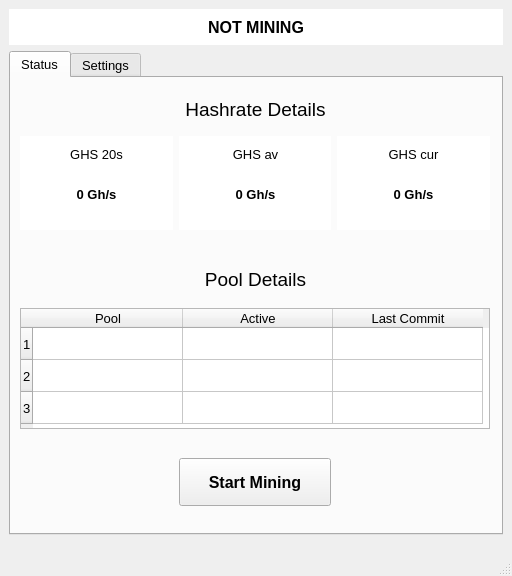
<?xml version="1.0" encoding="UTF-8"?>
<ui version="4.0">
 <class>MainWindow</class>
 <widget class="QMainWindow" name="MainWindow">
  <property name="geometry">
   <rect>
    <x>0</x>
    <y>0</y>
    <width>512</width>
    <height>576</height>
   </rect>
  </property>
  <property name="sizePolicy">
   <sizepolicy hsizetype="Fixed" vsizetype="Fixed">
    <horstretch>0</horstretch>
    <verstretch>0</verstretch>
   </sizepolicy>
  </property>
  <property name="minimumSize">
   <size>
    <width>512</width>
    <height>576</height>
   </size>
  </property>
  <property name="maximumSize">
   <size>
    <width>512</width>
    <height>576</height>
   </size>
  </property>
  <property name="font">
   <font>
    <pointsize>10</pointsize>
   </font>
  </property>
  <property name="windowTitle">
   <string>Avalon Miner</string>
  </property>
  <widget class="QWidget" name="centralWidget">
   <widget class="QTabWidget" name="tabWidget">
    <property name="geometry">
     <rect>
      <x>9</x>
      <y>51</y>
      <width>494</width>
      <height>484</height>
     </rect>
    </property>
    <property name="currentIndex">
     <number>0</number>
    </property>
    <widget class="QWidget" name="tab_status">
     <attribute name="title">
      <string>Status</string>
     </attribute>
     <widget class="QLabel" name="label_hashrate">
      <property name="geometry">
       <rect>
        <x>149</x>
        <y>20</y>
        <width>191</width>
        <height>23</height>
       </rect>
      </property>
      <property name="font">
       <font>
        <pointsize>14</pointsize>
        <weight>50</weight>
        <bold>false</bold>
       </font>
      </property>
      <property name="text">
       <string>Hashrate Details</string>
      </property>
      <property name="alignment">
       <set>Qt::AlignCenter</set>
      </property>
     </widget>
     <widget class="QLabel" name="label_pool">
      <property name="geometry">
       <rect>
        <x>149</x>
        <y>190</y>
        <width>191</width>
        <height>23</height>
       </rect>
      </property>
      <property name="font">
       <font>
        <pointsize>14</pointsize>
        <weight>50</weight>
        <bold>false</bold>
       </font>
      </property>
      <property name="text">
       <string>Pool Details</string>
      </property>
      <property name="alignment">
       <set>Qt::AlignCenter</set>
      </property>
     </widget>
     <widget class="QTableWidget" name="tableWidget">
      <property name="enabled">
       <bool>true</bool>
      </property>
      <property name="geometry">
       <rect>
        <x>9</x>
        <y>230</y>
        <width>470</width>
        <height>121</height>
       </rect>
      </property>
      <property name="font">
       <font>
        <pointsize>10</pointsize>
       </font>
      </property>
      <property name="verticalScrollBarPolicy">
       <enum>Qt::ScrollBarAlwaysOff</enum>
      </property>
      <property name="horizontalScrollBarPolicy">
       <enum>Qt::ScrollBarAlwaysOff</enum>
      </property>
      <property name="autoScroll">
       <bool>false</bool>
      </property>
      <property name="editTriggers">
       <set>QAbstractItemView::NoEditTriggers</set>
      </property>
      <property name="tabKeyNavigation">
       <bool>false</bool>
      </property>
      <property name="showDropIndicator" stdset="0">
       <bool>false</bool>
      </property>
      <property name="dragDropOverwriteMode">
       <bool>false</bool>
      </property>
      <property name="selectionMode">
       <enum>QAbstractItemView::NoSelection</enum>
      </property>
      <property name="cornerButtonEnabled">
       <bool>false</bool>
      </property>
      <attribute name="horizontalHeaderCascadingSectionResizes">
       <bool>false</bool>
      </attribute>
      <attribute name="horizontalHeaderDefaultSectionSize">
       <number>150</number>
      </attribute>
      <attribute name="verticalHeaderDefaultSectionSize">
       <number>32</number>
      </attribute>
      <row>
       <property name="text">
        <string>1</string>
       </property>
      </row>
      <row>
       <property name="text">
        <string>2</string>
       </property>
      </row>
      <row>
       <property name="text">
        <string>3</string>
       </property>
      </row>
      <column>
       <property name="text">
        <string>Pool</string>
       </property>
      </column>
      <column>
       <property name="text">
        <string>Active</string>
       </property>
      </column>
      <column>
       <property name="text">
        <string>Last Commit</string>
       </property>
      </column>
     </widget>
     <widget class="QPushButton" name="pushButton_start">
      <property name="geometry">
       <rect>
        <x>168</x>
        <y>380</y>
        <width>152</width>
        <height>48</height>
       </rect>
      </property>
      <property name="minimumSize">
       <size>
        <width>0</width>
        <height>48</height>
       </size>
      </property>
      <property name="font">
       <font>
        <pointsize>12</pointsize>
        <weight>75</weight>
        <bold>true</bold>
       </font>
      </property>
      <property name="text">
       <string>Start Mining</string>
      </property>
     </widget>
     <widget class="QGraphicsView" name="graphicsView_av">
      <property name="geometry">
       <rect>
        <x>168</x>
        <y>58</y>
        <width>152</width>
        <height>94</height>
       </rect>
      </property>
      <property name="maximumSize">
       <size>
        <width>16777215</width>
        <height>120</height>
       </size>
      </property>
      <property name="styleSheet">
       <string notr="true">background-image: url(:/images/hashratebg.png)</string>
      </property>
      <property name="frameShape">
       <enum>QFrame::NoFrame</enum>
      </property>
     </widget>
     <widget class="QGraphicsView" name="graphicsView_cur">
      <property name="geometry">
       <rect>
        <x>326</x>
        <y>58</y>
        <width>153</width>
        <height>94</height>
       </rect>
      </property>
      <property name="maximumSize">
       <size>
        <width>16777215</width>
        <height>120</height>
       </size>
      </property>
      <property name="styleSheet">
       <string notr="true">background-image: url(:/images/hashratebg.png)</string>
      </property>
      <property name="frameShape">
       <enum>QFrame::NoFrame</enum>
      </property>
     </widget>
     <widget class="QGraphicsView" name="graphicsView_20s">
      <property name="geometry">
       <rect>
        <x>9</x>
        <y>58</y>
        <width>153</width>
        <height>94</height>
       </rect>
      </property>
      <property name="maximumSize">
       <size>
        <width>16777215</width>
        <height>120</height>
       </size>
      </property>
      <property name="styleSheet">
       <string notr="true">background-image: url(:/images/hashratebg.png)</string>
      </property>
      <property name="frameShape">
       <enum>QFrame::NoFrame</enum>
      </property>
     </widget>
     <widget class="QLabel" name="label_GHS_20s">
      <property name="geometry">
       <rect>
        <x>9</x>
        <y>70</y>
        <width>153</width>
        <height>13</height>
       </rect>
      </property>
      <property name="text">
       <string>GHS 20s</string>
      </property>
      <property name="alignment">
       <set>Qt::AlignCenter</set>
      </property>
     </widget>
     <widget class="QLabel" name="label_20s">
      <property name="geometry">
       <rect>
        <x>9</x>
        <y>110</y>
        <width>153</width>
        <height>13</height>
       </rect>
      </property>
      <property name="font">
       <font>
        <weight>75</weight>
        <bold>true</bold>
       </font>
      </property>
      <property name="text">
       <string>0 Gh/s</string>
      </property>
      <property name="alignment">
       <set>Qt::AlignCenter</set>
      </property>
     </widget>
     <widget class="QLabel" name="label_av">
      <property name="geometry">
       <rect>
        <x>168</x>
        <y>110</y>
        <width>153</width>
        <height>13</height>
       </rect>
      </property>
      <property name="font">
       <font>
        <weight>75</weight>
        <bold>true</bold>
       </font>
      </property>
      <property name="text">
       <string>0 Gh/s</string>
      </property>
      <property name="alignment">
       <set>Qt::AlignCenter</set>
      </property>
     </widget>
     <widget class="QLabel" name="label_GHS_av">
      <property name="geometry">
       <rect>
        <x>168</x>
        <y>70</y>
        <width>153</width>
        <height>13</height>
       </rect>
      </property>
      <property name="text">
       <string>GHS av</string>
      </property>
      <property name="alignment">
       <set>Qt::AlignCenter</set>
      </property>
     </widget>
     <widget class="QLabel" name="label_cur">
      <property name="geometry">
       <rect>
        <x>326</x>
        <y>110</y>
        <width>153</width>
        <height>13</height>
       </rect>
      </property>
      <property name="font">
       <font>
        <weight>75</weight>
        <bold>true</bold>
       </font>
      </property>
      <property name="text">
       <string>0 Gh/s</string>
      </property>
      <property name="alignment">
       <set>Qt::AlignCenter</set>
      </property>
     </widget>
     <widget class="QLabel" name="label_GHS_cur">
      <property name="geometry">
       <rect>
        <x>326</x>
        <y>70</y>
        <width>153</width>
        <height>13</height>
       </rect>
      </property>
      <property name="text">
       <string>GHS cur</string>
      </property>
      <property name="alignment">
       <set>Qt::AlignCenter</set>
      </property>
     </widget>
    </widget>
    <widget class="QWidget" name="tab_settings">
     <attribute name="title">
      <string>Settings</string>
     </attribute>
     <layout class="QGridLayout" name="gridLayout_2">
      <item row="2" column="1">
       <widget class="QSpinBox" name="spinBox_port1">
        <property name="minimum">
         <number>1</number>
        </property>
        <property name="maximum">
         <number>65535</number>
        </property>
        <property name="value">
         <number>80</number>
        </property>
       </widget>
      </item>
      <item row="15" column="4">
       <spacer name="horizontalSpacer_4">
        <property name="orientation">
         <enum>Qt::Horizontal</enum>
        </property>
        <property name="sizeHint" stdset="0">
         <size>
          <width>40</width>
          <height>20</height>
         </size>
        </property>
       </spacer>
      </item>
      <item row="13" column="1" colspan="4">
       <widget class="QLineEdit" name="lineEdit_name3"/>
      </item>
      <item row="12" column="0">
       <widget class="QLabel" name="label_port3">
        <property name="text">
         <string>Pool Port:</string>
        </property>
       </widget>
      </item>
      <item row="14" column="1" colspan="4">
       <widget class="QLineEdit" name="lineEdit_pass3"/>
      </item>
      <item row="7" column="0">
       <widget class="QLabel" name="label_port2">
        <property name="text">
         <string>Pool Port:</string>
        </property>
       </widget>
      </item>
      <item row="13" column="0">
       <widget class="QLabel" name="label_name3">
        <property name="text">
         <string>Worker Name:</string>
        </property>
       </widget>
      </item>
      <item row="14" column="0">
       <widget class="QLabel" name="label_pass3">
        <property name="text">
         <string>Worker Password:</string>
        </property>
       </widget>
      </item>
      <item row="15" column="1">
       <spacer name="horizontalSpacer_2">
        <property name="orientation">
         <enum>Qt::Horizontal</enum>
        </property>
        <property name="sizeHint" stdset="0">
         <size>
          <width>40</width>
          <height>20</height>
         </size>
        </property>
       </spacer>
      </item>
      <item row="2" column="0">
       <widget class="QLabel" name="label_port1">
        <property name="text">
         <string>Pool Port:</string>
        </property>
       </widget>
      </item>
      <item row="1" column="0">
       <widget class="QLabel" name="label_url1">
        <property name="text">
         <string>Pool URL:</string>
        </property>
       </widget>
      </item>
      <item row="4" column="0">
       <widget class="QLabel" name="label_pass1">
        <property name="text">
         <string>Worker Password:</string>
        </property>
       </widget>
      </item>
      <item row="6" column="0">
       <widget class="QLabel" name="label_url2">
        <property name="text">
         <string>Pool URL:</string>
        </property>
       </widget>
      </item>
      <item row="3" column="0">
       <widget class="QLabel" name="label_name1">
        <property name="text">
         <string>Worker Name:</string>
        </property>
       </widget>
      </item>
      <item row="15" column="0">
       <spacer name="horizontalSpacer_1">
        <property name="orientation">
         <enum>Qt::Horizontal</enum>
        </property>
        <property name="sizeHint" stdset="0">
         <size>
          <width>40</width>
          <height>20</height>
         </size>
        </property>
       </spacer>
      </item>
      <item row="8" column="0">
       <widget class="QLabel" name="label_name2">
        <property name="text">
         <string>Worker Name:</string>
        </property>
       </widget>
      </item>
      <item row="9" column="0">
       <widget class="QLabel" name="label_pass2">
        <property name="text">
         <string>Worker Password:</string>
        </property>
       </widget>
      </item>
      <item row="11" column="0">
       <widget class="QLabel" name="label_url3">
        <property name="text">
         <string>Pool URL:</string>
        </property>
       </widget>
      </item>
      <item row="15" column="2">
       <widget class="QPushButton" name="pushButton_save">
        <property name="minimumSize">
         <size>
          <width>0</width>
          <height>30</height>
         </size>
        </property>
        <property name="font">
         <font>
          <pointsize>12</pointsize>
          <weight>75</weight>
          <bold>true</bold>
         </font>
        </property>
        <property name="text">
         <string>Save</string>
        </property>
       </widget>
      </item>
      <item row="15" column="3">
       <spacer name="horizontalSpacer_3">
        <property name="orientation">
         <enum>Qt::Horizontal</enum>
        </property>
        <property name="sizeHint" stdset="0">
         <size>
          <width>40</width>
          <height>20</height>
         </size>
        </property>
       </spacer>
      </item>
      <item row="11" column="1" colspan="4">
       <widget class="QLineEdit" name="lineEdit_url3"/>
      </item>
      <item row="9" column="1" colspan="4">
       <widget class="QLineEdit" name="lineEdit_pass2"/>
      </item>
      <item row="8" column="1" colspan="4">
       <widget class="QLineEdit" name="lineEdit_name2"/>
      </item>
      <item row="6" column="1" colspan="4">
       <widget class="QLineEdit" name="lineEdit_url2"/>
      </item>
      <item row="4" column="1" colspan="4">
       <widget class="QLineEdit" name="lineEdit_pass1"/>
      </item>
      <item row="3" column="1" colspan="4">
       <widget class="QLineEdit" name="lineEdit_name1"/>
      </item>
      <item row="1" column="1" colspan="4">
       <widget class="QLineEdit" name="lineEdit_url1"/>
      </item>
      <item row="0" column="0" colspan="2">
       <widget class="QLabel" name="label_info1">
        <property name="font">
         <font>
          <weight>75</weight>
          <bold>true</bold>
         </font>
        </property>
        <property name="text">
         <string>1st Pool Information:</string>
        </property>
       </widget>
      </item>
      <item row="5" column="0" colspan="2">
       <widget class="QLabel" name="label_info2">
        <property name="font">
         <font>
          <weight>75</weight>
          <bold>true</bold>
         </font>
        </property>
        <property name="text">
         <string>2nd Pool Information:</string>
        </property>
       </widget>
      </item>
      <item row="10" column="0" colspan="2">
       <widget class="QLabel" name="label_info3">
        <property name="font">
         <font>
          <weight>75</weight>
          <bold>true</bold>
         </font>
        </property>
        <property name="text">
         <string>3rd Pool Information:</string>
        </property>
       </widget>
      </item>
      <item row="7" column="1">
       <widget class="QSpinBox" name="spinBox_port2">
        <property name="minimum">
         <number>1</number>
        </property>
        <property name="maximum">
         <number>65535</number>
        </property>
        <property name="value">
         <number>80</number>
        </property>
       </widget>
      </item>
      <item row="12" column="1">
       <widget class="QSpinBox" name="spinBox_port3">
        <property name="minimum">
         <number>1</number>
        </property>
        <property name="maximum">
         <number>65535</number>
        </property>
        <property name="value">
         <number>80</number>
        </property>
       </widget>
      </item>
     </layout>
    </widget>
   </widget>
   <widget class="QGraphicsView" name="graphicsView_status">
    <property name="geometry">
     <rect>
      <x>9</x>
      <y>9</y>
      <width>494</width>
      <height>36</height>
     </rect>
    </property>
    <property name="sizePolicy">
     <sizepolicy hsizetype="Fixed" vsizetype="Fixed">
      <horstretch>0</horstretch>
      <verstretch>0</verstretch>
     </sizepolicy>
    </property>
    <property name="minimumSize">
     <size>
      <width>494</width>
      <height>36</height>
     </size>
    </property>
    <property name="maximumSize">
     <size>
      <width>494</width>
      <height>36</height>
     </size>
    </property>
    <property name="styleSheet">
     <string notr="true">background-image: url(:/images/notworkingbg.png)</string>
    </property>
    <property name="frameShape">
     <enum>QFrame::NoFrame</enum>
    </property>
   </widget>
   <widget class="QLabel" name="label_status">
    <property name="geometry">
     <rect>
      <x>12</x>
      <y>12</y>
      <width>488</width>
      <height>30</height>
     </rect>
    </property>
    <property name="font">
     <font>
      <pointsize>12</pointsize>
      <weight>75</weight>
      <bold>true</bold>
     </font>
    </property>
    <property name="text">
     <string>NOT MINING</string>
    </property>
    <property name="alignment">
     <set>Qt::AlignCenter</set>
    </property>
   </widget>
  </widget>
  <widget class="QMenuBar" name="menuBar">
   <property name="geometry">
    <rect>
     <x>0</x>
     <y>0</y>
     <width>512</width>
     <height>21</height>
    </rect>
   </property>
  </widget>
  <widget class="QStatusBar" name="statusBar"/>
 </widget>
 <layoutdefault spacing="6" margin="11"/>
 <tabstops>
  <tabstop>tabWidget</tabstop>
  <tabstop>pushButton_start</tabstop>
  <tabstop>tableWidget</tabstop>
  <tabstop>graphicsView_status</tabstop>
  <tabstop>graphicsView_20s</tabstop>
  <tabstop>graphicsView_av</tabstop>
  <tabstop>graphicsView_cur</tabstop>
  <tabstop>lineEdit_url1</tabstop>
  <tabstop>lineEdit_name1</tabstop>
  <tabstop>lineEdit_pass1</tabstop>
  <tabstop>lineEdit_url2</tabstop>
  <tabstop>lineEdit_name2</tabstop>
  <tabstop>lineEdit_pass2</tabstop>
  <tabstop>lineEdit_url3</tabstop>
  <tabstop>lineEdit_name3</tabstop>
  <tabstop>lineEdit_pass3</tabstop>
  <tabstop>pushButton_save</tabstop>
 </tabstops>
 <resources/>
 <connections/>
</ui>
